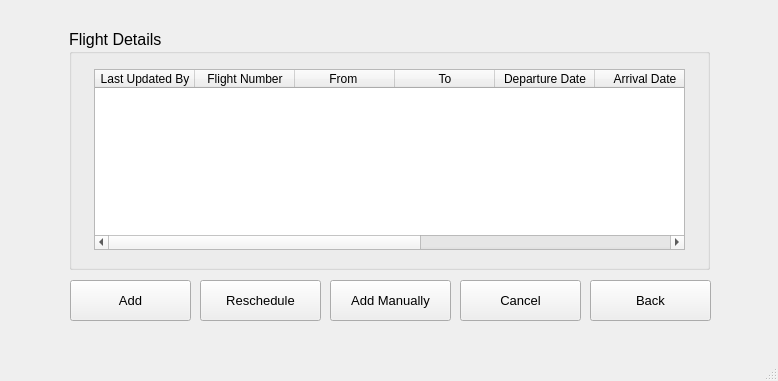
<?xml version="1.0" encoding="UTF-8"?>
<ui version="4.0">
 <class>MainWindow</class>
 <widget class="QMainWindow" name="MainWindow">
  <property name="geometry">
   <rect>
    <x>0</x>
    <y>0</y>
    <width>778</width>
    <height>381</height>
   </rect>
  </property>
  <property name="windowTitle">
   <string>MainWindow</string>
  </property>
  <widget class="QWidget" name="centralwidget">
   <widget class="QGroupBox" name="groupBox">
    <property name="geometry">
     <rect>
      <x>69</x>
      <y>29</y>
      <width>641</width>
      <height>241</height>
     </rect>
    </property>
    <property name="font">
     <font>
      <pointsize>12</pointsize>
     </font>
    </property>
    <property name="title">
     <string>Flight Details</string>
    </property>
    <widget class="QTableWidget" name="tableWidget">
     <property name="geometry">
      <rect>
       <x>25</x>
       <y>40</y>
       <width>591</width>
       <height>181</height>
      </rect>
     </property>
     <property name="font">
      <font>
       <pointsize>9</pointsize>
      </font>
     </property>
     <property name="dragEnabled">
      <bool>false</bool>
     </property>
     <column>
      <property name="text">
       <string>Last Updated By</string>
      </property>
     </column>
     <column>
      <property name="text">
       <string>Flight Number</string>
      </property>
     </column>
     <column>
      <property name="text">
       <string>From </string>
      </property>
     </column>
     <column>
      <property name="text">
       <string>To</string>
      </property>
     </column>
     <column>
      <property name="text">
       <string>Departure Date</string>
      </property>
     </column>
     <column>
      <property name="text">
       <string>Arrival Date</string>
      </property>
     </column>
     <column>
      <property name="text">
       <string>Departure Time</string>
      </property>
     </column>
     <column>
      <property name="text">
       <string>Arrival Time</string>
      </property>
     </column>
     <column>
      <property name="text">
       <string>Status</string>
      </property>
     </column>
    </widget>
   </widget>
   <widget class="QPushButton" name="addFlightButton">
    <property name="geometry">
     <rect>
      <x>70</x>
      <y>280</y>
      <width>121</width>
      <height>41</height>
     </rect>
    </property>
    <property name="font">
     <font>
      <pointsize>10</pointsize>
     </font>
    </property>
    <property name="text">
     <string>Add</string>
    </property>
   </widget>
   <widget class="QPushButton" name="addDeleteBack">
    <property name="geometry">
     <rect>
      <x>590</x>
      <y>280</y>
      <width>121</width>
      <height>41</height>
     </rect>
    </property>
    <property name="font">
     <font>
      <pointsize>10</pointsize>
     </font>
    </property>
    <property name="text">
     <string>Back</string>
    </property>
   </widget>
   <widget class="QPushButton" name="rescheduleButton">
    <property name="geometry">
     <rect>
      <x>200</x>
      <y>280</y>
      <width>121</width>
      <height>41</height>
     </rect>
    </property>
    <property name="font">
     <font>
      <pointsize>10</pointsize>
     </font>
    </property>
    <property name="text">
     <string>Reschedule</string>
    </property>
   </widget>
   <widget class="QPushButton" name="addManuallyButton">
    <property name="geometry">
     <rect>
      <x>330</x>
      <y>280</y>
      <width>121</width>
      <height>41</height>
     </rect>
    </property>
    <property name="font">
     <font>
      <pointsize>10</pointsize>
     </font>
    </property>
    <property name="text">
     <string>Add Manually</string>
    </property>
   </widget>
   <widget class="QPushButton" name="cancelFlightButton">
    <property name="geometry">
     <rect>
      <x>460</x>
      <y>280</y>
      <width>121</width>
      <height>41</height>
     </rect>
    </property>
    <property name="font">
     <font>
      <pointsize>10</pointsize>
     </font>
    </property>
    <property name="text">
     <string>Cancel</string>
    </property>
   </widget>
  </widget>
  <widget class="QMenuBar" name="menubar">
   <property name="geometry">
    <rect>
     <x>0</x>
     <y>0</y>
     <width>778</width>
     <height>26</height>
    </rect>
   </property>
  </widget>
  <widget class="QStatusBar" name="statusbar"/>
 </widget>
 <resources/>
 <connections/>
</ui>
